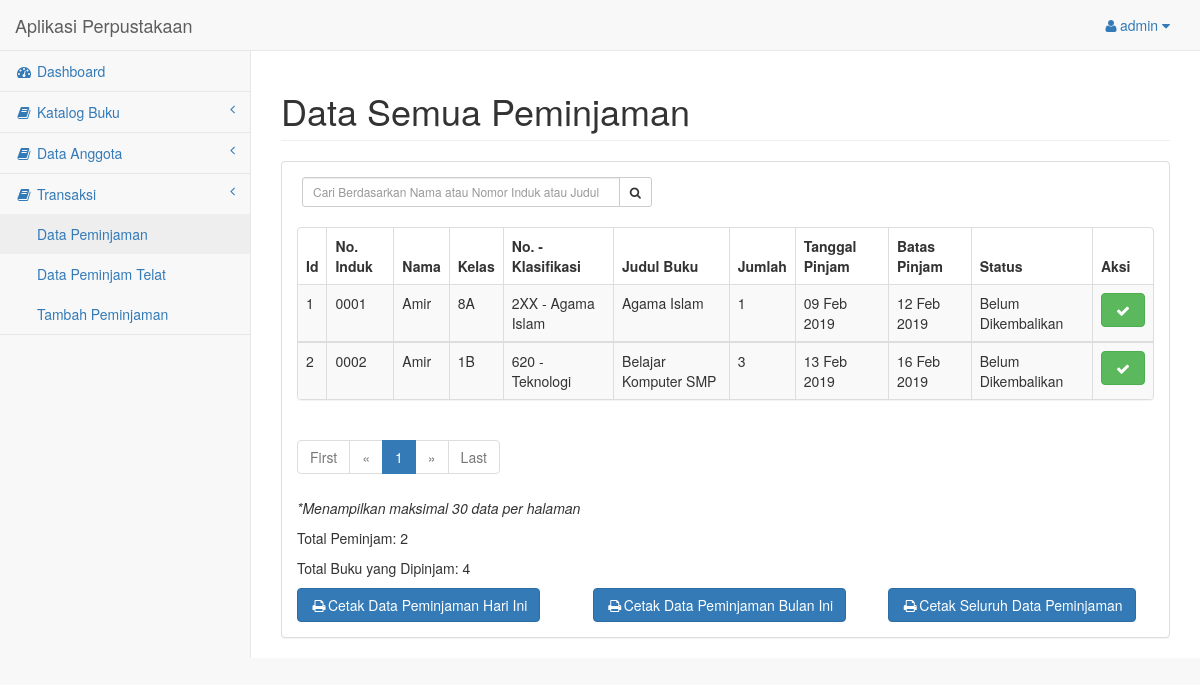
Page /halaman_admin/peminjaman-list.php (signed in) on the committed database.
### tables this page shows
CREATE TABLE `peminjaman` (
  `id_pinjam` int(5) NOT NULL,
  `id_buku` int(5) NOT NULL,
  `nomor_induk` varchar(20) NOT NULL,
  `jumlah` int(5) NOT NULL,
  `tgl_pinjam` varchar(30) NOT NULL,
  `batas_pinjam` varchar(30) NOT NULL,
  `tgl_input` varchar(30) NOT NULL,
  `status` varchar(30) NOT NULL
);

CREATE TABLE `anggota` (
  `id_anggota` int(64) NOT NULL,
  `nomor_induk` varchar(20) NOT NULL,
  `nama_siswa` varchar(100) NOT NULL,
  `jk` varchar(10) NOT NULL,
  `kelas` varchar(5) NOT NULL,
  `tahun_masuk` varchar(10) NOT NULL,
  `alamat` text NOT NULL
);

CREATE TABLE `buku` (
  `id_buku` int(5) NOT NULL,
  `foto` varchar(255) NOT NULL,
  `kode` varchar(20) NOT NULL,
  `isbn` varchar(30) NOT NULL,
  `judul` varchar(100) NOT NULL,
  `pengarang` varchar(30) NOT NULL,
  `penerbit` varchar(30) NOT NULL,
  `tahun` varchar(5) NOT NULL,
  `stok` int(5) NOT NULL,
  `id_kategori` int(5) NOT NULL,
  `id_klasifikasi` varchar(10) NOT NULL,
  `nomor_klasifikasi` varchar(5) NOT NULL,
  `klasifikasi` varchar(50) NOT NULL
);

CREATE TABLE `klasifikasi` (
  `id` int(64) NOT NULL,
  `nomor` varchar(100) NOT NULL,
  `nama_klasifikasi` varchar(100) NOT NULL
);

### halaman_admin/peminjaman-list.php (the view, shortened to what this page needs)
<?php
include("layout-header.php");
function tanggal_tabel($tanggal){
    $bulan = array(1 => 'Jan', 'Feb', 'Mar', 'Apr', 'Mei', 'Juni', 'Juli', 'Agust', 'Sept', 'Okt', 'Nov', 'Des');
    $split = explode('-', $tanggal);
    return $split[2] . ' ' . $bulan[(int)$split[1]] . ' ' . $split[0];
}
?>
<div id="page-wrapper">
    <div class="row">
        <div class="col-lg-12">
            <h1 class="page-header">Data Semua Peminjaman</h1>
        </div>
    </div>
    <div class="row">
        <div class="col-lg-12">
            <div class="panel panel-default">
                <div class="panel-body">
                    <div class="row">
                        <div class="row">
                           <div class="box-tools" style="width: 350px; margin-left: 35px; margin-bottom: 20px;">
                            <form action="peminjaman-list.php" method="GET">
                                <div class="input-group">
                                    <input type='text' class="form-control input-sm pull-right" name='qcari' placeholder='Cari Berdasarkan Nama atau Nomor Induk atau Judul' required />
                                    <div class="input-group-btn">
                                        <button class="btn btn-sm btn-default" type="submit"><i class="fa fa-search"></i></button>
                                    </div>
                                </div>
                            </form>
                        </div>
                    </div>
                    <div class="col-lg-12">
                        <div class="panel panel-default">
                            <div class="table-responsive">
                                <table class="table table-striped table-bordered table-hover">
                                    <?php
                                    $page = (isset($_GET['page'])) ? $_GET['page'] : 1;
                                        $limit = 30;
                                        $limit_start = ($page - 1) * $limit;
                                        if(isset($_GET['qcari'])){
                                            $qcari = $_GET['qcari'];
                                            $sql = "SELECT * FROM peminjaman, anggota, buku, klasifikasi WHERE peminjaman.id_buku = buku.id_buku AND peminjaman.nomor_induk=anggota.nomor_induk AND buku.id_klasifikasi = klasifikasi.id AND anggota.nama_siswa like '%$qcari%' OR anggota.nomor_induk like '%$qcari%' OR buku.judul like '%$qcari%' LIMIT ".$limit_start.",".$limit;
                                        } else{
                                            $sql = "SELECT * FROM peminjaman, anggota, buku, klasifikasi WHERE peminjaman.id_buku = buku.id_buku AND peminjaman.nomor_induk=anggota.nomor_induk AND buku.id_klasifikasi = klasifikasi.id LIMIT ".$limit_start.",".$limit;
                                        }
                                        $query = mysqli_query($koneksi, $sql);
                                        $totalbuku = '';
                                        if (mysqli_num_rows($query) < 1) {
                                            echo "Tidak Ada Data";
                                        } else {
                                            echo "<thead>";
                                            echo "<tr>";
                                            echo "<th>Id</th>";
                                            echo "<th>No. Induk</th>";
                                            echo "<th>Nama</th>";
                                            echo "<th>Kelas</th>";
                                            echo "<th>No. - Klasifikasi</th>";
                                            echo "<th>Judul Buku</th>";
                                            echo "<th>Jumlah</th>";
                                            echo "<th>Tanggal Pinjam</th>";
                                            echo "<th>Batas Pinjam</th>";
                                            echo "<th>Status</th>";
                                            echo "<th>Aksi</th>";
                                            echo "</tr>";
                                            echo "</thead>";
                                        }
                                        while ($row = mysqli_fetch_array($query)){
                                            $jumlahbuku[] = $row['jumlah'];
                                            $totalbuku = array_sum($jumlahbuku);
                                            echo "<tbody>";
                                            echo "<tr>";
                                            echo "<td>".$row['id_pinjam']."</td>";
                                            echo "<td>".$row['nomor_induk']."</td>";
                                            echo "<td>".$row['nama_siswa']."</td>";
                                            echo "<td>".$row['kelas']."</td>";
                                            echo "<td>".$row['nomor_klasifikasi']." - ".$row['nama_klasifikasi']."</td>";
                                            echo "<td>".$row['judul']."</td>";
                                            echo "<td>".$row['jumlah']."</td>";
                                            echo "<td>".tanggal_tabel($row['tgl_pinjam'])."</td>";
                                            echo "<td>".tanggal_tabel($row['batas_pinjam'])."</td>";
                                            echo "<td>".$row['status']."</td>";
                                            echo "<td>";
                                            if($row['status'] == 'Belum Dikembalikan'){
                                                echo "<a class='btn btn-success' data-toggle='tooltip' data-placement='left' title='Dikembalikan' href='peminjaman-edit.php?id=".$row['id_pinjam']."' onClick='return kembali()'><i class='fa fa-check fa-fw'></i></a>";
                                            } else{
                                                echo "<a class='btn btn-danger' data-toggle='tooltip' data-placement='left' title='Hapus' href='peminjaman-hapus.php?id=".$row['id_pinjam']."' onClick='return hapus()'><i class='fa fa-trash fa-fw'></i></a>";
                                            }
                                            echo "</td>";
                                            echo "</tr>";
                                            echo "</tbody>";
                                        }
                                        ?>
                                    </table>
                                </div>
                            </div>
                            <div class="row">
                                <div class="col-lg-6">
                                <ul class="pagination">
                                    <?php
                                if ($page == 1) {
                                    ?>
                                    <li class="disabled"><a href="#">First</a></li>
                                    <li class="disabled"><a href="#">&laquo;</a></li>
                                    <?php
                                } else {
                                    $link_prev = ($page > 1) ? $page - 1 : 1;
                                    ?>
                                    <li><a href="peminjaman-list.php?page=1">First</a></li>
                                    <li><a href="peminjaman-list?page=<?php echo $link_prev; ?>">&laquo;</a></li>
                                    <?php
                                }
                                ?>
                                <?php
                                $sql2 = "SELECT COUNT(*) AS jmlh FROM peminjaman";
                                $query2 = mysqli_query($koneksi, $sql2);
                                $get_jumlah = mysqli_fetch_array($query2);
                                $jumlah_page = ceil($get_jumlah['jmlh'] / $limit);
                                $jumlah_number = 3;
                                $start_number = ($page > $jumlah_number) ? $page - $jumlah_number : 1;
                                $end_number = ($page < ($jumlah_page - $jumlah_number)) ? $page + $jumlah_number : $jumlah_page;
                                for ($i = $start_number; $i <= $end_number; $i++) {
                                    $link_active = ($page == $i) ? 'class="active"' : '';
                                    ?>
                                    <li <?php echo $link_active; ?>><a href="peminjaman-list.php?page=<?php echo $i; ?>"><?php echo $i; ?></a></li>
                                    <?php
                                }
                                ?>
                                <?php
                                if ($page == $jumlah_page) {
                                    ?>
                                    <li class="disabled"><a href="#">&raquo;</a></li>
                                    <li class="disabled"><a href="#">Last</a></li>
                                    <?php
                                } else {
                                    $link_next = ($page < $jumlah_page) ? $page + 1 : $jumlah_page;
                                    ?>
                                    <li><a href="peminjaman-list.php?page=<?php echo $link_next; ?>">&raquo;</a></li>
                                    <li><a href="peminjaman-list.php?page=<?php echo $jumlah_page; ?>">Last</a></li>
                                    <?php
                                }
                                ?>
                            </ul>
                        </div>
                    </div>
                    <p><i>*Menampilkan maksimal 30 data per halaman</i></p>
                    <p>Total Peminjam: <?php echo mysqli_num_rows($query); ?></p>
                    <p>Total Buku yang Dipinjam: <?php echo $totalbuku;  ?></p>
                </div>
            </div>
            <div class="row">
                <div class="col-lg-4">
                    <a href="cetaklaporanpinjamharian.php" target="_blank"><button class="btn btn-primary"><i class="fa fa-print fa-fw"></i>Cetak Data Peminjaman Hari Ini</button></a>
                </div>
                <div class="col-lg-4">
                    <a href="cetaklaporanpinjambulanan.php" target="_blank"><button class="btn btn-primary"><i class="fa fa-print fa-fw"></i>Cetak Data Peminjaman Bulan Ini</button></a>
                </div>
                <div class="col-lg-4">
                    <a href="cetaklaporanpinjamsemua.php" target="_blank"><button class="btn btn-primary"><i class="fa fa-print fa-fw"></i>Cetak Seluruh Data Peminjaman</button></a>
                </div>
            </div>
        </div>
    </div>
</div>
</div>
</div>
</div>
<?php include("layout-footer.php"); ?>

### rows in the picture
peminjaman: id_pinjam "1", anggota.nomor_induk "0001", anggota.nama_siswa "Amir", anggota.kelas "8A", id_buku.nomor_klasifikasi "2XX", klasifikasi.nama_klasifikasi "Agama Islam", id_buku.judul "Agama Islam", jumlah "1", tgl_pinjam "09 Feb 2019", batas_pinjam "12 Feb 2019", status "Belum Dikembalikan"
peminjaman: id_pinjam "2", anggota.nomor_induk "0002", anggota.nama_siswa "Amir", anggota.kelas "1B", id_buku.nomor_klasifikasi "620", klasifikasi.nama_klasifikasi "Teknologi", id_buku.judul "Belajar Komputer SMP", jumlah "3", tgl_pinjam "13 Feb 2019", batas_pinjam "16 Feb 2019", status "Belum Dikembalikan"

### other values in the picture
$_SESSION['username'] "admin"
mysqli_num_rows($query) "2"
$totalbuku "4"
